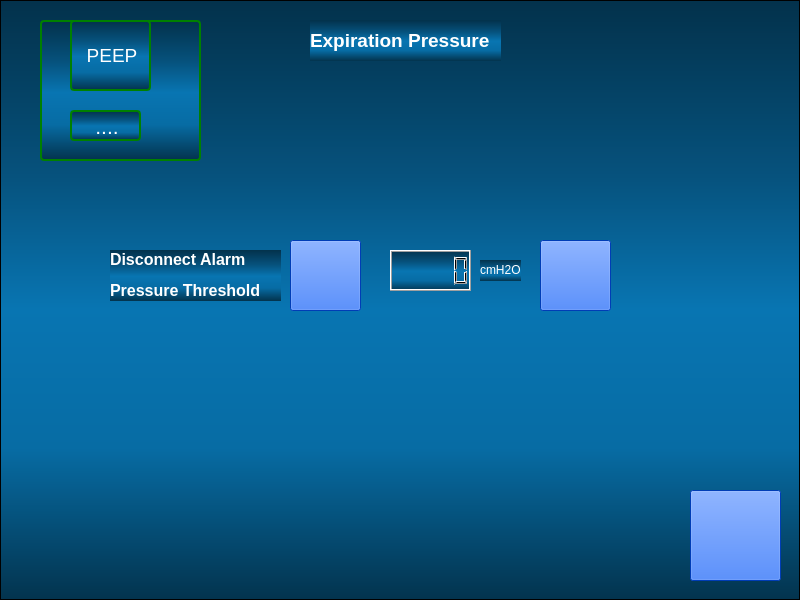
<?xml version="1.0" encoding="UTF-8"?>
<ui version="4.0">
 <class>Form</class>
 <widget class="QWidget" name="Form">
  <property name="geometry">
   <rect>
    <x>0</x>
    <y>0</y>
    <width>800</width>
    <height>600</height>
   </rect>
  </property>
  <property name="windowTitle">
   <string>Form</string>
  </property>
  <property name="styleSheet">
   <string notr="true">background-color: rgb(0, 85, 255);</string>
  </property>
  <widget class="QFrame" name="frame">
   <property name="geometry">
    <rect>
     <x>0</x>
     <y>0</y>
     <width>800</width>
     <height>600</height>
    </rect>
   </property>
   <property name="styleSheet">
    <string notr="true">QFrame {
  	background-color: qlineargradient(spread:repeat, x1:1, y1:0, x2:1, y2:1, stop:0.00480769 rgba(3, 50, 76, 255),stop:0.293269 rgba(6, 82, 125, 255),stop:0.514423 rgba(8, 117, 178, 255),stop:0.745192 rgba(7, 108, 164, 255),stop:1 rgba(3, 51, 77, 255));
	color: #000000;

}
</string>
   </property>
   <property name="frameShape">
    <enum>QFrame::StyledPanel</enum>
   </property>
   <property name="frameShadow">
    <enum>QFrame::Raised</enum>
   </property>
   <widget class="QPushButton" name="pushButton">
    <property name="geometry">
     <rect>
      <x>690</x>
      <y>490</y>
      <width>91</width>
      <height>91</height>
     </rect>
    </property>
    <property name="styleSheet">
     <string notr="true">image: url(:/newPrefix/New folder/back_light.png);</string>
    </property>
    <property name="text">
     <string/>
    </property>
   </widget>
   <widget class="QLabel" name="label">
    <property name="geometry">
     <rect>
      <x>110</x>
      <y>250</y>
      <width>171</width>
      <height>51</height>
     </rect>
    </property>
    <property name="text">
     <string>&lt;html&gt;&lt;head/&gt;&lt;body&gt;&lt;p&gt;&lt;span style=&quot; font-size:12pt; font-weight:600; color:#ffffff;&quot;&gt;Disconnect Alarm&lt;/span&gt;&lt;/p&gt;&lt;p&gt;&lt;span style=&quot; font-size:12pt; font-weight:600; color:#ffffff;&quot;&gt;Pressure Threshold&lt;/span&gt;&lt;/p&gt;&lt;/body&gt;&lt;/html&gt;</string>
    </property>
   </widget>
   <widget class="QLabel" name="label_3">
    <property name="geometry">
     <rect>
      <x>310</x>
      <y>20</y>
      <width>191</width>
      <height>41</height>
     </rect>
    </property>
    <property name="text">
     <string>&lt;html&gt;&lt;head/&gt;&lt;body&gt;&lt;p&gt;&lt;span style=&quot; font-size:14pt; font-weight:600; color:#ffffff;&quot;&gt;Expiration Pressure &lt;/span&gt;&lt;/p&gt;&lt;/body&gt;&lt;/html&gt;</string>
    </property>
   </widget>
   <widget class="QLabel" name="label_6">
    <property name="geometry">
     <rect>
      <x>480</x>
      <y>260</y>
      <width>41</width>
      <height>21</height>
     </rect>
    </property>
    <property name="text">
     <string>&lt;html&gt;&lt;head/&gt;&lt;body&gt;&lt;p&gt;&lt;span style=&quot; color:#ffffff;&quot;&gt;cmH2O&lt;/span&gt;&lt;/p&gt;&lt;/body&gt;&lt;/html&gt;</string>
    </property>
   </widget>
   <widget class="QPushButton" name="pushButton_8">
    <property name="geometry">
     <rect>
      <x>540</x>
      <y>240</y>
      <width>71</width>
      <height>71</height>
     </rect>
    </property>
    <property name="styleSheet">
     <string notr="true">image: url(:/newPrefix/New folder/btn-add-normal.png);</string>
    </property>
    <property name="text">
     <string/>
    </property>
   </widget>
   <widget class="QPushButton" name="pushButton_9">
    <property name="geometry">
     <rect>
      <x>290</x>
      <y>240</y>
      <width>71</width>
      <height>71</height>
     </rect>
    </property>
    <property name="styleSheet">
     <string notr="true">image: url(:/newPrefix/New folder/btn-remove-normal.png);</string>
    </property>
    <property name="text">
     <string/>
    </property>
   </widget>
   <widget class="QFrame" name="frame_2">
    <property name="geometry">
     <rect>
      <x>40</x>
      <y>20</y>
      <width>161</width>
      <height>141</height>
     </rect>
    </property>
    <property name="styleSheet">
     <string notr="true">QFrame, QLabel, QToolTip {
      border: 2px solid green;
      border-radius: 4px;
      padding: 2px;
      background-image: url(images/welcome.png);
  }
</string>
    </property>
    <property name="frameShape">
     <enum>QFrame::StyledPanel</enum>
    </property>
    <property name="frameShadow">
     <enum>QFrame::Raised</enum>
    </property>
    <widget class="QLabel" name="label_8">
     <property name="geometry">
      <rect>
       <x>30</x>
       <y>90</y>
       <width>71</width>
       <height>31</height>
      </rect>
     </property>
     <property name="text">
      <string>&lt;html&gt;&lt;head/&gt;&lt;body&gt;&lt;p align=&quot;center&quot;&gt;&lt;span style=&quot; font-size:16pt; color:#ffffff;&quot;&gt;....&lt;/span&gt;&lt;/p&gt;&lt;/body&gt;&lt;/html&gt;</string>
     </property>
    </widget>
    <widget class="QLabel" name="label_9">
     <property name="geometry">
      <rect>
       <x>30</x>
       <y>0</y>
       <width>81</width>
       <height>71</height>
      </rect>
     </property>
     <property name="text">
      <string>&lt;html&gt;&lt;head/&gt;&lt;body&gt;&lt;p align=&quot;center&quot;&gt;&lt;span style=&quot; font-size:14pt; color:#ffffff;&quot;&gt;PEEP&lt;/span&gt;&lt;/p&gt;&lt;/body&gt;&lt;/html&gt;</string>
     </property>
    </widget>
   </widget>
   <widget class="QLCDNumber" name="lcdNumber_3">
    <property name="geometry">
     <rect>
      <x>390</x>
      <y>250</y>
      <width>81</width>
      <height>41</height>
     </rect>
    </property>
   </widget>
  </widget>
 </widget>
 <resources>
  <include location="ui.qrc"/>
 </resources>
 <connections/>
</ui>
